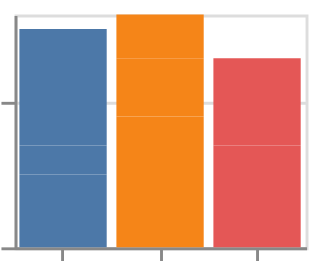

Specify this chart in Vega-Lite:
### Vega-Lite specification from a JSON file in a GitHub repository (floating-point values rounded to 4 significant figures)
{"$schema": "https://vega.github.io/schema/vega-lite/v6.json", "padding": 5, "autosize": "none", "data": {"name": "table", "values": [{"c": "A", "g": "p", "x": 1, "y": 2, "v": 5, "t": "2024-01-15", "o": {"v": 3}, "IMDB Rating": 6.1, "d": "x1"}, {"c": "B", "g": "q", "x": 2, "y": 4, "v": 9, "t": "2024-02-20", "o": {"v": 7}, "IMDB Rating": 7.4, "d": "x2"}, {"c": "A", "g": "q", "x": 3, "y": 3, "v": 2, "t": "2024-03-05", "o": {"v": 1}, "IMDB Rating": 5.2, "d": "x1"}, {"c": "C", "g": "p", "x": 4, "y": 6, "v": 7, "t": "2024-05-30", "o": {"v": 4}, "IMDB Rating": 8.8, "d": "x3"}, {"c": "B", "g": "p", "x": 5, "y": 5, "v": 4, "t": "2024-07-11", "o": {"v": 9}, "IMDB Rating": 6.9, "d": "x2"}, {"c": "C", "g": "q", "x": 6, "y": 8, "v": 6, "t": "2024-09-02", "o": {"v": 2}, "IMDB Rating": 7.7, "d": "x3"}, {"c": "A", "g": "p", "x": 7, "y": 7, "v": 8, "t": "2024-11-25", "o": {"v": 5}, "IMDB Rating": 4.4, "d": "x1"}, {"c": "B", "g": "q", "x": 8, "y": 9, "v": 3, "t": "2024-12-31", "o": {"v": 8}, "IMDB Rating": 9.1, "d": "x2"}]}, "width": 100, "height": 80, "mark": "bar", "encoding": {"x": {"field": "c", "type": "nominal"}, "y": {"field": "v", "type": "quantitative"}, "color": {"field": "c", "type": "nominal", "legend": {}}}, "config": {"legend": {"disable": true}}}
